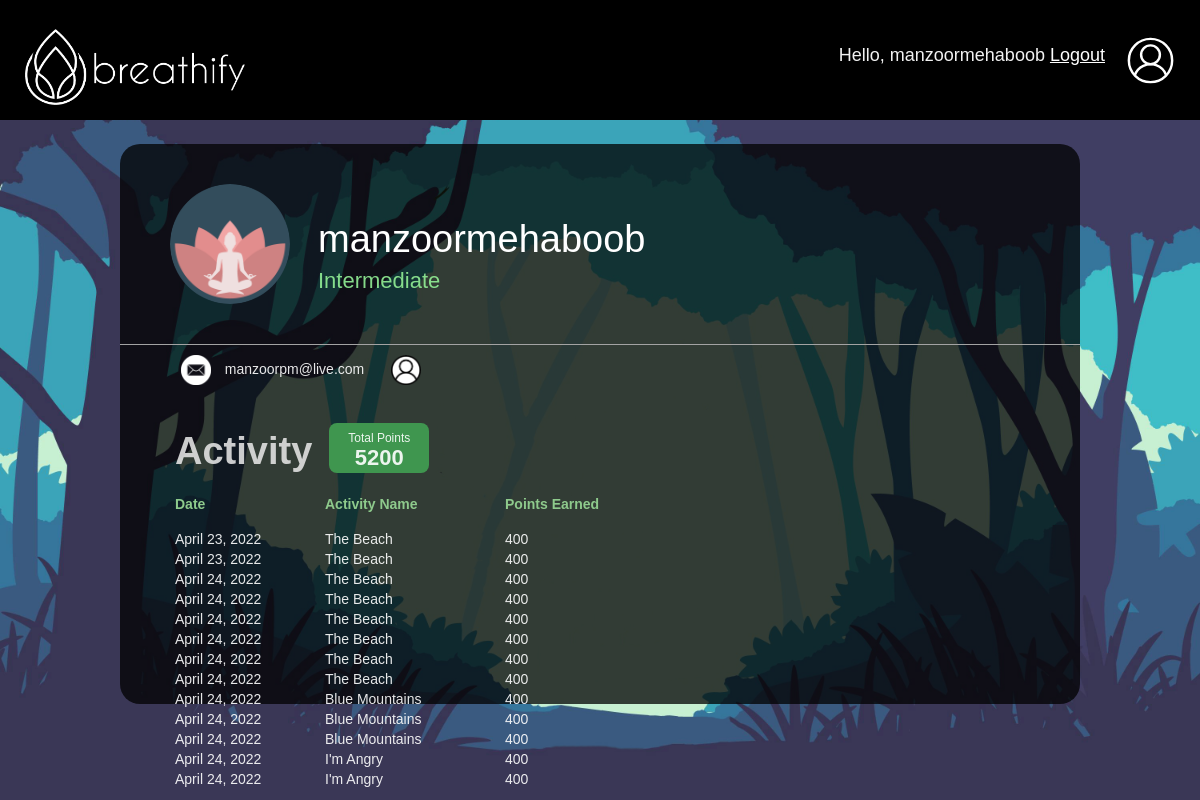
Page /profile/ (signed in) on the earlier database version.
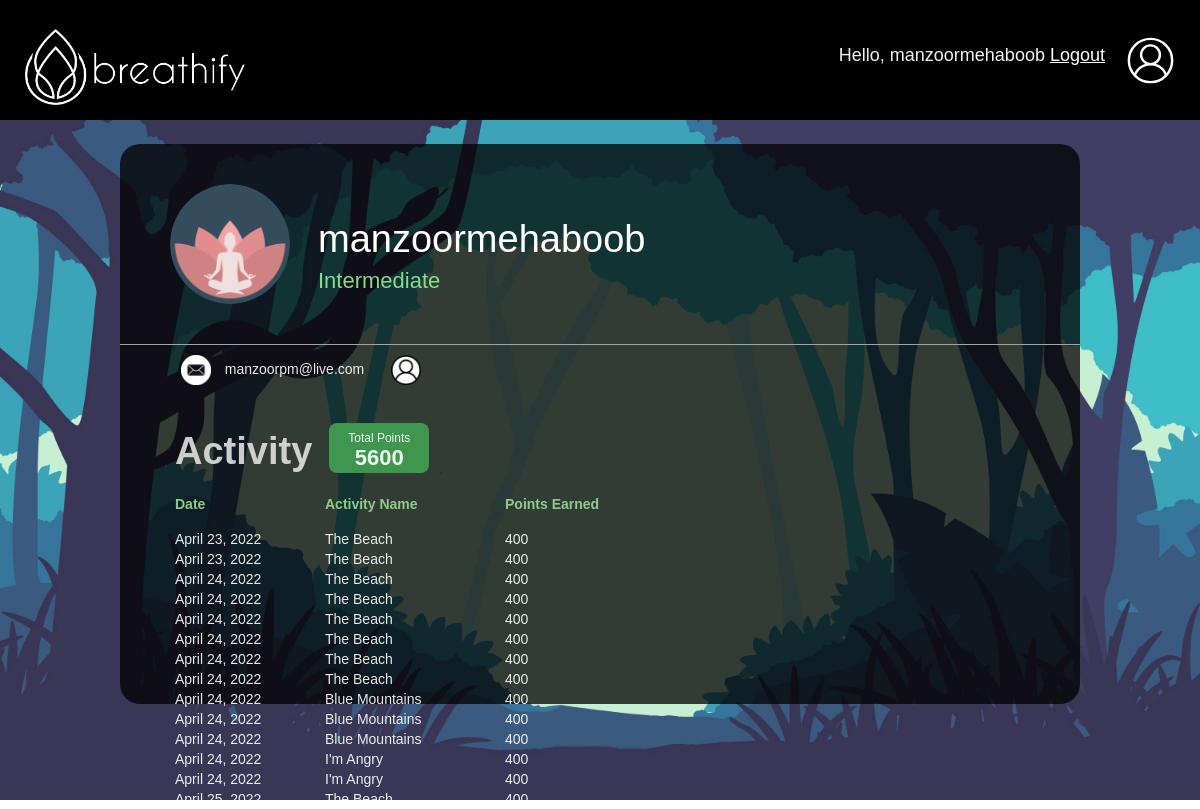
Same page on the later database version.
### appone/models.py (models this page shows)
class activity(models.Model):
	user = models.CharField(max_length=200, null=True)
	game_level = models.CharField(max_length=200, null=True)
	activity_points = models.CharField(max_length=200, null=True)
	date = models.DateField(default=timezone.now)

### appone/views.py (the view)
# urls.py: path('profile/', views.profile, name="profile"), #profile
@login_required(login_url='signin') #redirect to login if not
def profile(request):
	username = request.user
	emailId = username.email
	firstName = username.first_name
	lastName = username.last_name
	activity_data = activity.objects.filter(user=username)
	totalPoints = activity.objects.filter(user=username).aggregate(Sum('activity_points'))
	totalPointSum = totalPoints['activity_points__sum']
	context = {
		'user': username,
		'email': emailId,
		'first':firstName,
		'last':lastName,
		'activitys': activity_data,
		'totalPoints': totalPointSum
	}
	return render(request, 'appone/profile.html', context)

### appone/templates/appone/profile.html (shortened to what this page needs)
{% load static %}
<!DOCTYPE html>
<head>
    <link rel="stylesheet" type="text/css" href="{% static '/css/main.css' %}">
    <link rel="stylesheet" type="text/css" href="{% static '/css/cssFramework.css' %}">
</head>
<body>
    <div class="section-home wf-section" style="background-image: url('/static/images/4.jpg');
    ">
        {% include 'appone/navbar.html' %}
        <div class="container-mainpage">
            <div class="activity-main-box">
                <div class="activity-header">
                    <div class="activity-profile-box"><img src="{% static 'images/user.png' %}" loading="lazy"
                            height="120px" alt="" class="profile-image">
                        <div class="name-box">
                            <h1 class="profile-name">{{user}}</h1>
                            {% if totalPoints >= 500 %}
                            <div class="player-level">Intermediate</div>
                            {% else %} <div class="player-level">Beginner</div>
                            {% endif%}
                        </div>
                    </div>
                    <div class="activity-more-info-box">
                        <div class="email-box">
                            <div class="email-text"><img src="{% static 'images/mail.png' %}" loading="lazy"
                                    height="30px" style="margin-right: 10px;"> {{email}}</div>
                        </div>
                        <div class="dob-box">
                            <div class="email-text"><img src="{% static 'images/user1.png' %}" loading="lazy"
                                    height="30px" style="margin-right: 10px;"> {{first}} {{last}}</div>
                        </div>
                    </div>
                </div>
                <div class="activity-inner-box">
                    <div class="activity-head-points">
                        <h1 class="activity-head">Activity</h1>
                        <div class="point-box">
                            <div class="point-text">Total Points</div>
                            <div class="point">{{totalPoints}}</div>
                        </div>
                    </div>
                    <div class="list-head-box">
                        <div class="no-box">
                            <div class="list-head-text">Date</div>
                        </div>
                        <div class="activity-name-box">
                            <div class="list-head-text">Activity Name</div>
                        </div>
                        <div class="points-earned-box">
                            <div class="list-head-text">Points Earned</div>
                        </div>
                    </div>
                    {% for activity in activitys %}
                    <div class="div-block-26">
                        <div class="no-box">
                            <div class="no-text">{{activity.date}}</div>
                        </div>
                        <div class="activity-name-box">
                            <div class="actvity-name-text">{{activity.game_level}}</div>
                        </div>
                        <div class="points-earned-box">
                            <div class="points-earned-text">{{activity.activity_points}}</div>
                        </div>
                    </div>
                    {% endfor %}
                </div>
            </div>
        </div>
    </div>
</body>
</html>

### appone/templates/appone/navbar.html
{% load static %}
<div class="navbar-main" style="background-color: #000;">
    <a href="{% url 'home' %}">
        <div class="logo"><img src="{% static '/images/logo.png' %}" loading="lazy" width="222"
                sizes="(max-width: 479px) 122px, (max-width: 767px) 25vw, 22vw" alt="" class="logo-login"
                style="margin-top: 2%;">
        </div>
    </a>
    <div class="nav-my-account">
        <div class="nav-right-text">
            <h4 class="heading" id=>Hello, <span id="userID">{{request.user}}</span> <a
                    href="{% url 'signout' %}">Logout</a></p>
        </div>
        <a href="{% url 'profile' %}">
            <div class="my-account-icon">
                <img src="{% static 'images/abstract-user-flat-1.svg' %}" loading="lazy" width="49" alt="">
            </div>
        </a>
    </div>
</div>

### static/css/cssFramework.css (style rules this page uses)
* { -webkit-box-sizing: border-box; -moz-box-sizing: border-box; box-sizing: border-box; }
body { margin: 0; min-height: 100%; background-color: #fff; font-family: Arial, sans-serif; font-size: 14px; line-height: 20px; color: #333; }
img { max-width: 100%; vertical-align: middle; display: inline-block; }
h1, h2, h3, h4, h5, h6 { font-weight: bold; margin-bottom: 10px; }
h1 { font-size: 38px; line-height: 44px; margin-top: 20px; }
h4 { font-size: 18px; line-height: 24px; margin-top: 10px; }

Differences in the rows shown:
added activity: date "April 25, 2022", game_level "The Beach", activity_points "400"
Other differences:
{{ totalPoints }}: "5200" → "5600"
